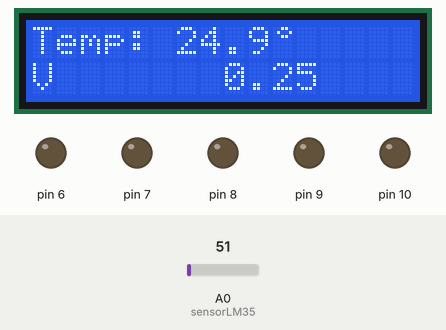
A sketch run on a simulated Arduino Uno, built with avr-gcc and run on an emulated ATmega328P. On the bench: 16×2 character LCD, output pins drawn as LEDs (lit = HIGH). Inputs (shaded band) come from the test bench; at power-on: A0 (sensorLM35) = 51. What the sketch prints to the serial monitor is not drawn.

Above: at 1.2 s.
1.3 s: A0 (sensorLM35) set to 22
At 2.1 s:
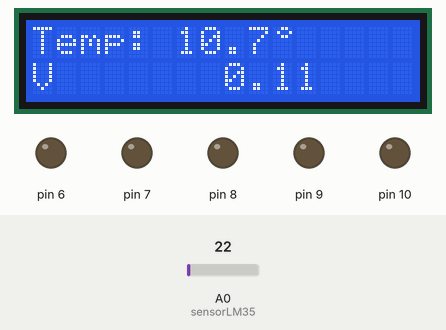
3.0 s: A0 (sensorLM35) set to 19
At 3.5 s:
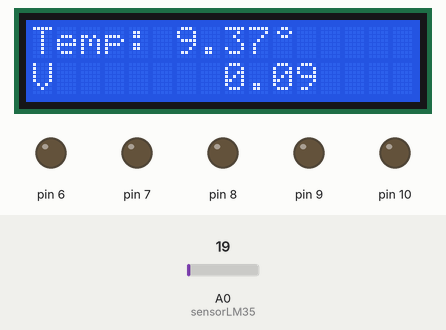
4.6 s: A0 (sensorLM35) set to 86
At 5.1 s:
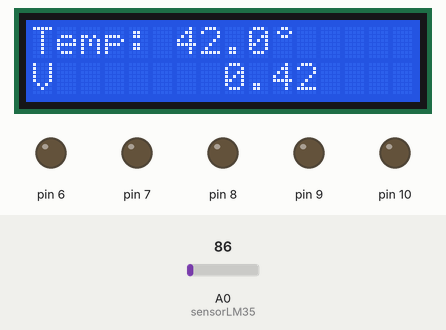
6.2 s: A0 (sensorLM35) set to 70
At 7.1 s:
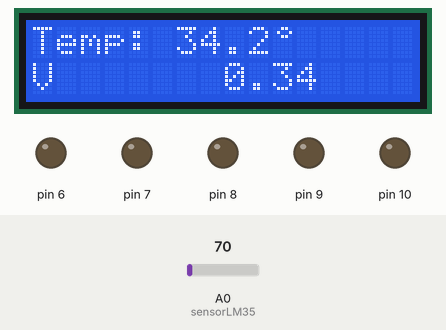
Timing chart, 0 to 8.9 s (numbered marks = the images above; inputs shaded):
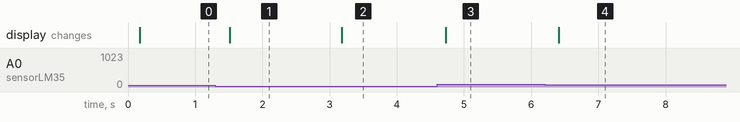

Measured:
- after the input at 1.3 s, the display: changes after 0.21 s (image 1)
- after the input at 3.0 s, the display: changes after 0.18 s (image 2)
- after the input at 4.6 s, the display: changes after 0.13 s (image 3)
- after the input at 6.2 s, the display: changes after 0.21 s (image 4)

The sketch:

Av.4.ino
```cpp
#include  <LiquidCrystal.h>
#define  sensor 0

int  VarEntrada;

float  Temperatura;


LiquidCrystal  lcd    (12, 11, 5, 4, 3, 2);
int tempPadrao = 1;
byte a[8] = {B00110, B01001, B00110, B00000, B00000, B00000, B00000, B00000,};
const int sensorLM35 = A0;

int i;
float temperaturaC = 0;
void setup() {
  Serial.begin(9600);
  for (i = 2; i < 12; i++) {
    pinMode(i, OUTPUT);
  }
  lcd.begin(16, 2);
  lcd.print("Temp: ");
  lcd.setCursor(0, 2);
  lcd.print("V");
  lcd.createChar(1, a);
  lcd.setCursor(10, 0);
  lcd.write(1);
}
void loop() {
  int valorSensor = analogRead(sensorLM35);
  float tensao = (valorSensor / 1024.0) * 5.0;

  temperaturaC = (tensao) * 100.0;
  float temperaturaF = (temperaturaC * 9) / 5 + 32;
  Serial.print("Valor do sensor: ");
  Serial. print(valorSensor);
  Serial.print(", Tensao (V): ");
  Serial.print(tensao);
  Serial.print(", Celsius: ");
  Serial.print(temperaturaC);
  Serial.print(", Fahrenheit: ");
  Serial.println(temperaturaF);
  delay(100);
  lcd.setCursor(6, 0);
  lcd.print(temperaturaC, 1);
  lcd.setCursor(8, 1);
  lcd.print(tensao, 2);

  if (temperaturaC < tempPadrao) {
    digitalWrite(10, HIGH);
  }
}
```
